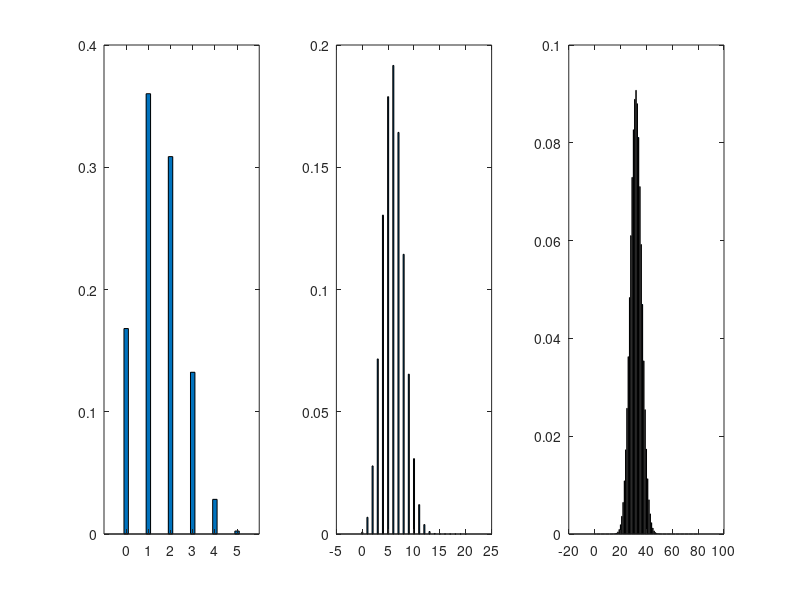

The MATLAB script that drew this image:
% Binomialverteilung

format compact; format short; clear all; clc;

figure;

subplot(1,3,1);
x = 0:5;
y = binopdf(x,5,0.3);
bar(x,y,0.2);

subplot(1,3,2);
x = 0:20;
y = binopdf(x,20,0.3);
bar(x,y,0.2);

subplot(1,3,3);
x = 0:80;
y = binopdf(x,80,0.4);
bar(x,y,0.2);
